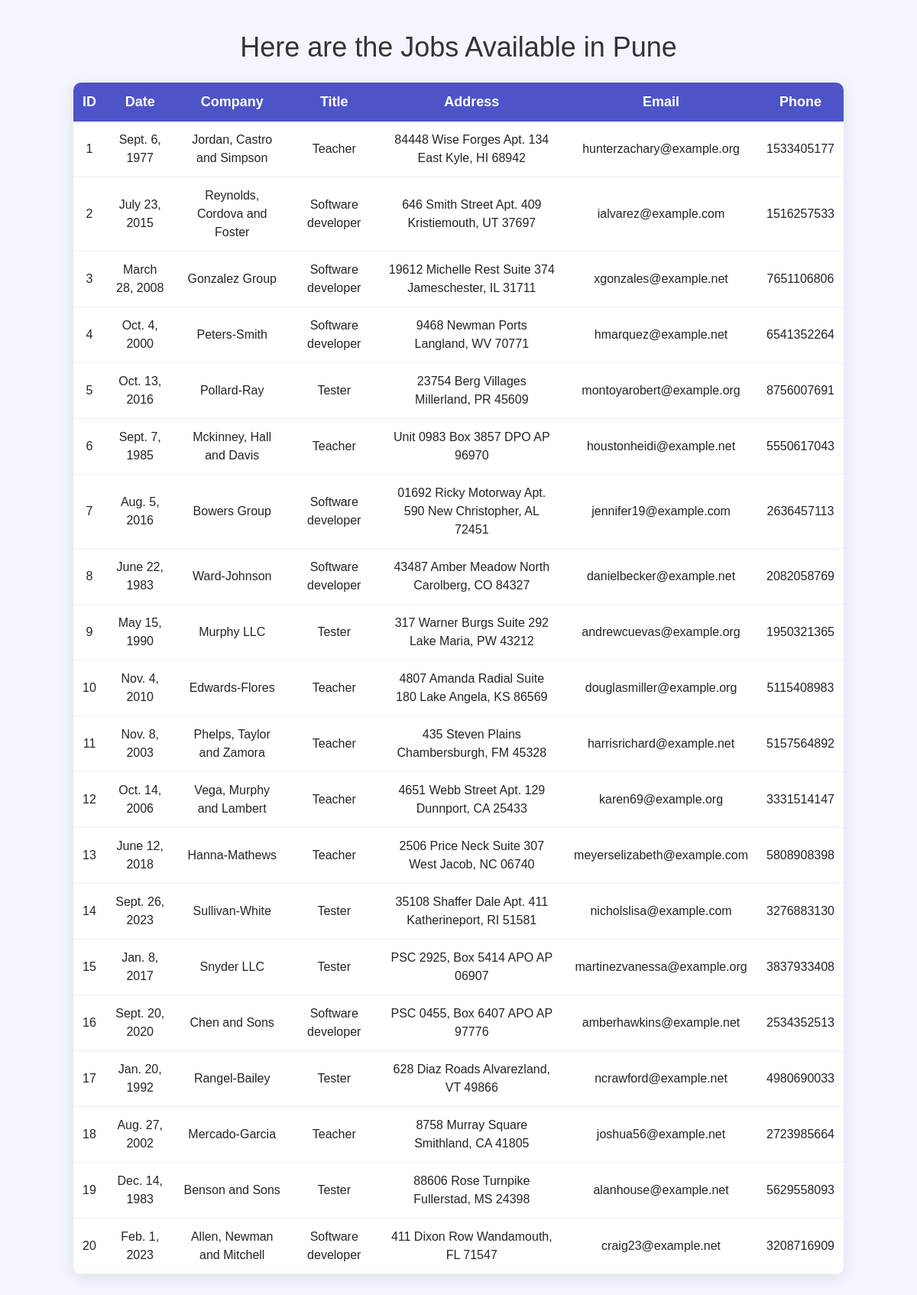
The page /pune/ on the database its author committed.
### Job/models.py (models this page shows)
class Punejob(models.Model):
    date = models.DateField()
    company = models.CharField(max_length=25)
    title = models.CharField(max_length=25)
    address = models.CharField(max_length=100)
    salary = models.IntegerField(max_length=20)
    email = models.EmailField(max_length=20)
    phone = models.BigIntegerField(max_length=20)

### Job/views.py (the view)
# urls.py: path('pune/', views.PuneJob_Views),
def PuneJob_Views(request):
    data=Punejob.objects.all()
    return render(request,'html/pune.html',{'Data':data})

### template/html/pune.html (shortened to what this page needs)
<!DOCTYPE html>
<html lang="en">
<head>
    <link rel="stylesheet" href="https://cdn.jsdelivr.net/npm/bootstrap@4.6.2/dist/css/bootstrap.min.css">
</head>
<body>
    <h1>Here are the Jobs Available in Pune</h1>
    {% if Data %}
        <table>
            <thead>
                <tr>
                    <th>ID</th>
                    <th>Date</th>
                    <th>Company</th>
                    <th>Title</th>
                    <th>Address</th>
                    <th>Email</th>
                    <th>Phone</th>
                </tr>
            </thead>
            <tbody>
                {% for i in Data %}
                    <tr>
                        <td>{{ i.id }}</td>
                        <td>{{ i.date }}</td>
                        <td>{{ i.company }}</td>
                        <td>{{ i.title }}</td>
                        <td>{{ i.address }}</td>
                        <td>{{ i.email }}</td>
                        <td>{{ i.phone }}</td>
                    </tr>
                {% endfor %}
            </tbody>
        </table>
    {% else %}
        <p>No Jobs Found</p>
    {% endif %}
</body>
</html>

### template/html/pune.html (style rules this page uses)
body { font-family: Arial, sans-serif; background: #f4f6ff; margin: 0; padding: 40px; text-align: center; }
h1 { color: #333; font-size: 36px; margin-bottom: 25px; }
table { width: 90%; margin: auto; border-collapse: collapse; box-shadow: 0 4px 20px rgba(0,0,0,0.1); background: white; border-radius: 10px; overflow: hidden; }
th { background: #4e54c8; color: white; padding: 12px; font-size: 18px; }
td { padding: 12px; border-bottom: 1px solid #eee; font-size: 16px; }

### rows shown on the page
Punejob: id "1", date "Sept. 6, 1977", company "Jordan, Castro and Simpson", title "Teacher", address "84448 Wise Forges Apt. 134 East Kyle, HI 68942", email "hunterzachary@example.org", phone "1533405177"
Punejob: id "2", date "July 23, 2015", company "Reynolds, Cordova and Foster", title "Software developer", address "646 Smith Street Apt. 409 Kristiemouth, UT 37697", email "ialvarez@example.com", phone "1516257533"
Punejob: id "3", date "March 28, 2008", company "Gonzalez Group", title "Software developer", address "19612 Michelle Rest Suite 374 Jameschester, IL 31711", email "xgonzales@example.net", phone "7651106806"
Punejob: id "4", date "Oct. 4, 2000", company "Peters-Smith", title "Software developer", address "9468 Newman Ports Langland, WV 70771", email "hmarquez@example.net", phone "6541352264"
Punejob: id "5", date "Oct. 13, 2016", company "Pollard-Ray", title "Tester", address "23754 Berg Villages Millerland, PR 45609", email "montoyarobert@example.org", phone "8756007691"
Punejob: id "6", date "Sept. 7, 1985", company "Mckinney, Hall and Davis", title "Teacher", address "Unit 0983 Box 3857 DPO AP 96970", email "houstonheidi@example.net", phone "5550617043"
Punejob: id "7", date "Aug. 5, 2016", company "Bowers Group", title "Software developer", address "01692 Ricky Motorway Apt. 590 New Christopher, AL 72451", email "jennifer19@example.com", phone "2636457113"
Punejob: id "8", date "June 22, 1983", company "Ward-Johnson", title "Software developer", address "43487 Amber Meadow North Carolberg, CO 84327", email "danielbecker@example.net", phone "2082058769"
Punejob: id "9", date "May 15, 1990", company "Murphy LLC", title "Tester", address "317 Warner Burgs Suite 292 Lake Maria, PW 43212", email "andrewcuevas@example.org", phone "1950321365"
Punejob: id "10", date "Nov. 4, 2010", company "Edwards-Flores", title "Teacher", address "4807 Amanda Radial Suite 180 Lake Angela, KS 86569", email "douglasmiller@example.org", phone "5115408983"
Punejob: id "11", date "Nov. 8, 2003", company "Phelps, Taylor and Zamora", title "Teacher", address "435 Steven Plains Chambersburgh, FM 45328", email "harrisrichard@example.net", phone "5157564892"
Punejob: id "12", date "Oct. 14, 2006", company "Vega, Murphy and Lambert", title "Teacher", address "4651 Webb Street Apt. 129 Dunnport, CA 25433", email "karen69@example.org", phone "3331514147"
Punejob: id "13", date "June 12, 2018", company "Hanna-Mathews", title "Teacher", address "2506 Price Neck Suite 307 West Jacob, NC 06740", email "meyerselizabeth@example.com", phone "5808908398"
Punejob: id "14", date "Sept. 26, 2023", company "Sullivan-White", title "Tester", address "35108 Shaffer Dale Apt. 411 Katherineport, RI 51581", email "nicholslisa@example.com", phone "3276883130"
Punejob: id "15", date "Jan. 8, 2017", company "Snyder LLC", title "Tester", address "PSC 2925, Box 5414 APO AP 06907", email "martinezvanessa@example.org", phone "3837933408"
Punejob: id "16", date "Sept. 20, 2020", company "Chen and Sons", title "Software developer", address "PSC 0455, Box 6407 APO AP 97776", email "amberhawkins@example.net", phone "2534352513"
Punejob: id "17", date "Jan. 20, 1992", company "Rangel-Bailey", title "Tester", address "628 Diaz Roads Alvarezland, VT 49866", email "ncrawford@example.net", phone "4980690033"
Punejob: id "18", date "Aug. 27, 2002", company "Mercado-Garcia", title "Teacher", address "8758 Murray Square Smithland, CA 41805", email "joshua56@example.net", phone "2723985664"
Punejob: id "19", date "Dec. 14, 1983", company "Benson and Sons", title "Tester", address "88606 Rose Turnpike Fullerstad, MS 24398", email "alanhouse@example.net", phone "5629558093"
Punejob: id "20", date "Feb. 1, 2023", company "Allen, Newman and Mitchell", title "Software developer", address "411 Dixon Row Wandamouth, FL 71547", email "craig23@example.net", phone "3208716909"
